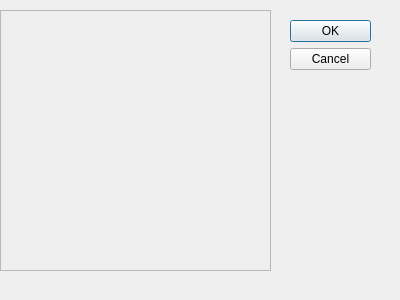
<?xml version="1.0" encoding="UTF-8"?>
<ui version="4.0">
 <class>About</class>
 <widget class="QDialog" name="About">
  <property name="geometry">
   <rect>
    <x>0</x>
    <y>0</y>
    <width>400</width>
    <height>300</height>
   </rect>
  </property>
  <property name="windowTitle">
   <string>Dialog</string>
  </property>
  <widget class="QDialogButtonBox" name="buttonBox">
   <property name="geometry">
    <rect>
     <x>290</x>
     <y>20</y>
     <width>81</width>
     <height>241</height>
    </rect>
   </property>
   <property name="orientation">
    <enum>Qt::Vertical</enum>
   </property>
   <property name="standardButtons">
    <set>QDialogButtonBox::Cancel|QDialogButtonBox::Ok</set>
   </property>
  </widget>
  <widget class="QFrame" name="frame">
   <property name="geometry">
    <rect>
     <x>0</x>
     <y>10</y>
     <width>271</width>
     <height>261</height>
    </rect>
   </property>
   <property name="frameShape">
    <enum>QFrame::StyledPanel</enum>
   </property>
   <property name="frameShadow">
    <enum>QFrame::Raised</enum>
   </property>
   <widget class="QLabel" name="label">
    <property name="geometry">
     <rect>
      <x>60</x>
      <y>20</y>
      <width>201</width>
      <height>251</height>
     </rect>
    </property>
    <property name="text">
     <string/>
    </property>
    <property name="pixmap">
     <pixmap>../Downloads/1005709_10201446347951021_1356810113_n.jpg</pixmap>
    </property>
   </widget>
  </widget>
 </widget>
 <resources/>
 <connections>
  <connection>
   <sender>buttonBox</sender>
   <signal>accepted()</signal>
   <receiver>About</receiver>
   <slot>accept()</slot>
   <hints>
    <hint type="sourcelabel">
     <x>248</x>
     <y>254</y>
    </hint>
    <hint type="destinationlabel">
     <x>157</x>
     <y>274</y>
    </hint>
   </hints>
  </connection>
  <connection>
   <sender>buttonBox</sender>
   <signal>rejected()</signal>
   <receiver>About</receiver>
   <slot>reject()</slot>
   <hints>
    <hint type="sourcelabel">
     <x>316</x>
     <y>260</y>
    </hint>
    <hint type="destinationlabel">
     <x>286</x>
     <y>274</y>
    </hint>
   </hints>
  </connection>
 </connections>
</ui>
